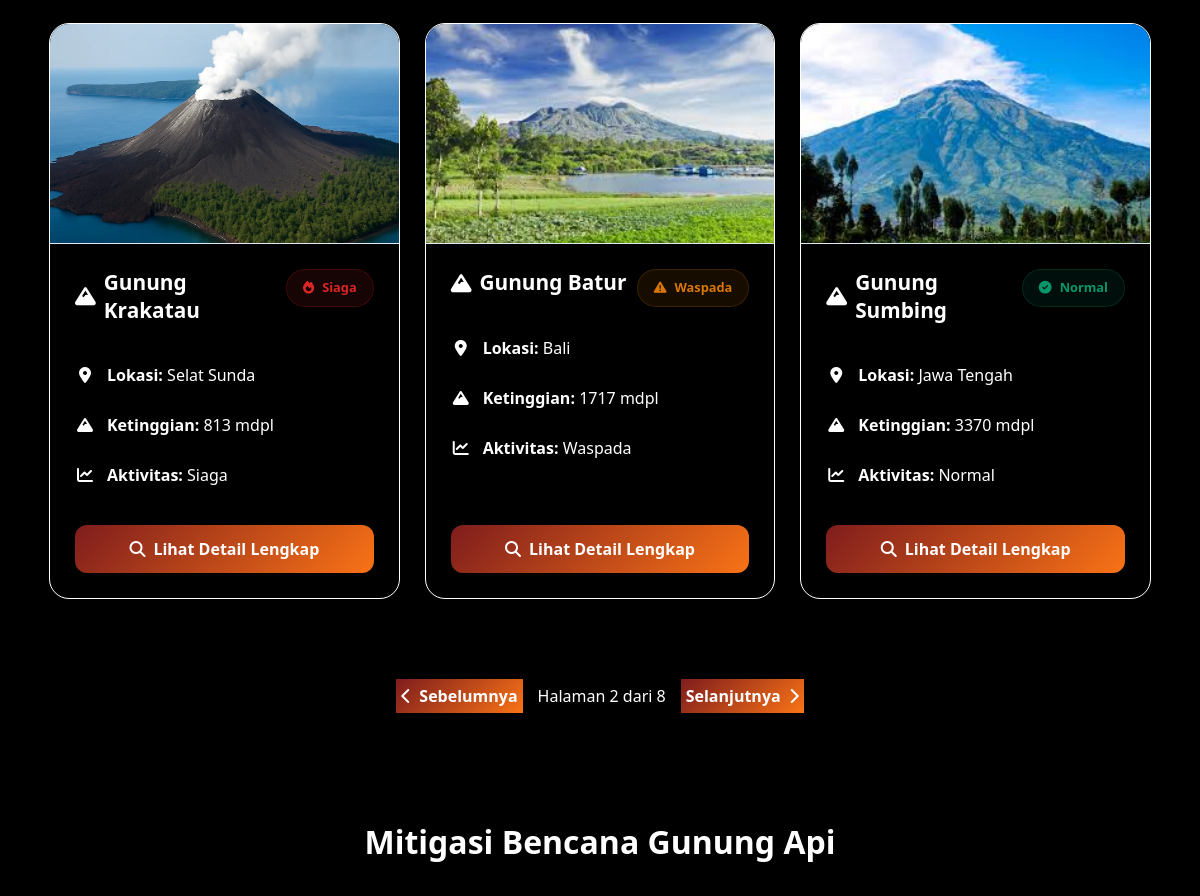
Page /info_gunung.php?page=2 (middle part) on the earlier database version.
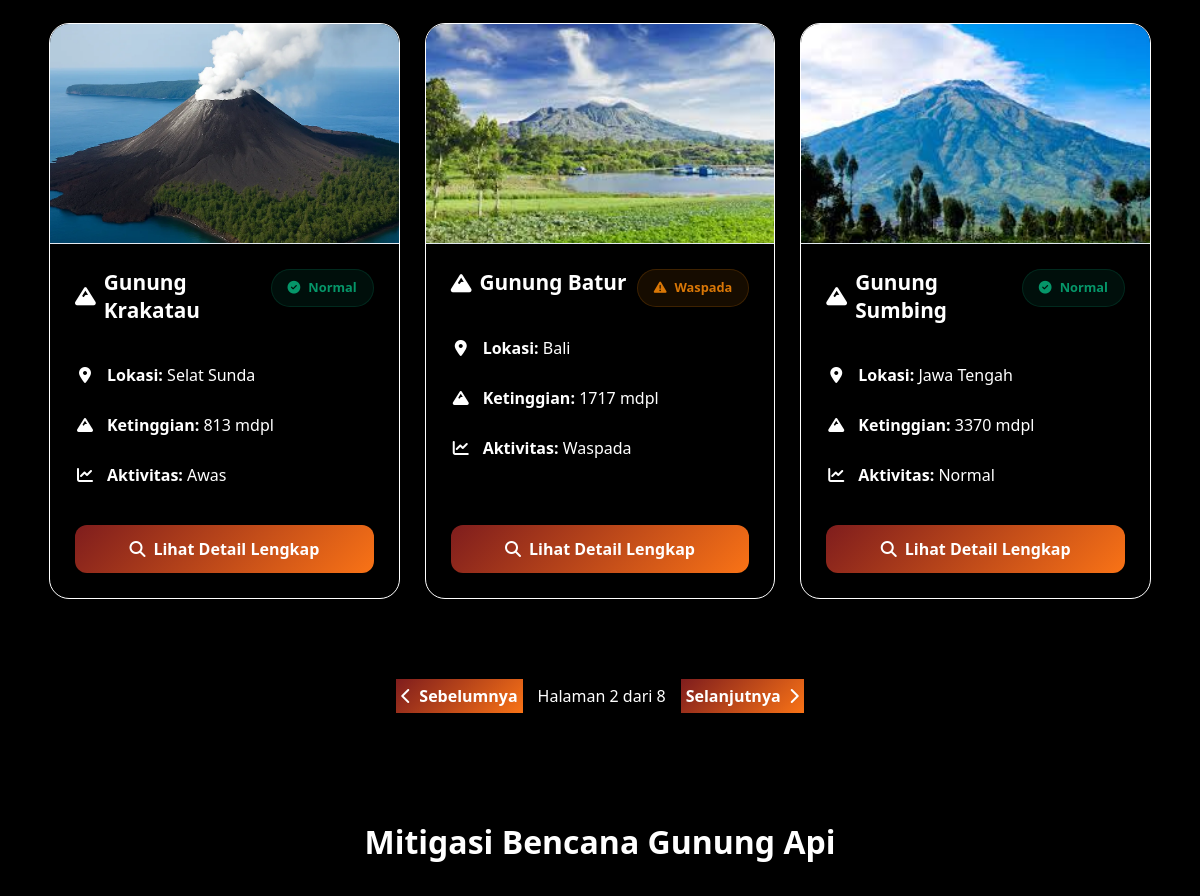
Same page on the later database version.
### tables this page shows
CREATE TABLE `data_gunung` (
  `id` int(11) NOT NULL,
  `nama_gunung` varchar(100) DEFAULT NULL,
  `lokasi` varchar(100) DEFAULT NULL,
  `ketinggian` int(11) DEFAULT NULL,
  `sejarah` text DEFAULT NULL,
  `geologi` text DEFAULT NULL,
  `status` varchar(20) DEFAULT NULL,
  `rekomendasi` text DEFAULT NULL,
  `gambar` varchar(255) DEFAULT NULL,
  `tipe_gunung` varchar(50) DEFAULT NULL,
  `bentuk_gunung` varchar(50) DEFAULT NULL,
  `letusan_terakhir` varchar(100) DEFAULT NULL,
  `suhu_magma` varchar(100) DEFAULT NULL,
  `tipe_batuan` varchar(100) DEFAULT NULL,
  `mineral_dominan` varchar(100) DEFAULT NULL,
  `created_at` timestamp NOT NULL DEFAULT current_timestamp(),
  `update_at` timestamp NOT NULL DEFAULT current_timestamp() ON UPDATE current_timestamp()
);

### info_gunung.php (the view, shortened to what this page needs)
<?php include 'koneksi.php'; ?>
<!DOCTYPE html>
<html lang="id">
<head>
    <link href="https://cdn.jsdelivr.net/npm/bootstrap@5.3.0/dist/css/bootstrap.min.css" rel="stylesheet">
    <link href="https://cdnjs.cloudflare.com/ajax/libs/font-awesome/6.0.0/css/all.min.css" rel="stylesheet">
    <link rel="stylesheet" href="styles_css/informasi_gunung.css">
</head>
<body style="background-color: black;">
    <main class="content-wrapper">
        <div class="volcano-grid-container">
            <div class="volcano-grid" id="volcanoGrid">
                <?php
                $limit = 9;
                $page = isset($_GET['page']) ? (int)$_GET['page'] : 1;
                $offset = ($page - 1) * $limit;
                $total_result = mysqli_query($conn, "SELECT COUNT(*) AS total FROM data_gunung");
                $total_row = mysqli_fetch_assoc($total_result);
                $total_data = $total_row['total'];
                $total_pages = ceil($total_data / $limit);
                $result = mysqli_query($conn, "SELECT * FROM data_gunung LIMIT $limit OFFSET $offset");
                while ($row = mysqli_fetch_assoc($result)) {
                    $status_class = 'tag-normal';
                    $status_icon = 'fas fa-check-circle';
                    $status_text = 'Normal';
                    if (strpos(strtolower($row['status']), 'waspada') !== false) {
                        $status_class = 'tag-waspada';
                        $status_icon = 'fas fa-exclamation-triangle';
                        $status_text = 'Waspada';
                    } elseif (strpos(strtolower($row['status']), 'siaga') !== false) {
                        $status_class = 'tag-siaga';
                        $status_icon = 'fas fa-fire';
                        $status_text = 'Siaga';
                    }
                ?>
                    <div class="volcano-card" data-name="<?php echo strtolower($row['nama_gunung']); ?>" data-location="<?php echo strtolower($row['lokasi']); ?>" data-status="<?php echo strtolower($status_text); ?>">
                        <img src="image/<?php echo $row['gambar']; ?>" class="volcano-image" alt="<?php echo $row['nama_gunung']; ?>">
                        <div class="volcano-content">
                            <div class="d-flex justify-content-between align-items-start mb-3">
                                <h3 class="volcano-name">
                                    <i class="fas fa-mountain"></i><?php echo $row['nama_gunung']; ?>
                                </h3>
                                <span class="status-tag <?php echo $status_class; ?>">
                                    <i class="<?php echo $status_icon; ?>"></i><?php echo $status_text; ?>
                                </span>
                            </div>
                            <div class="volcano-info">
                                <div class="info-item">
                                    <div class="info-icon">
                                        <i class="fas fa-map-marker-alt"></i>
                                    </div>
                                    <div>
                                        <strong>Lokasi:</strong> <?php echo $row['lokasi']; ?>
                                    </div>
                                </div>
                                <div class="info-item">
                                    <div class="info-icon">
                                        <i class="fas fa-mountain"></i>
                                    </div>
                                    <div>
                                        <strong>Ketinggian:</strong> <?php echo $row['ketinggian']; ?> mdpl
                                    </div>
                                </div>
                                <div class="info-item">
                                    <div class="info-icon">
                                        <i class="fas fa-chart-line"></i>
                                    </div>
                                    <div>
                                        <strong>Aktivitas:</strong> <?php echo $row['status']; ?>
                                    </div>
                                </div>
                            </div>
                            <a href="detail_gunung.php?id=<?php echo $row['id']; ?>" class="btn-detail">
                                <i class="fas fa-search"></i>Lihat Detail Lengkap
                            </a>
                        </div>
                    </div>
                <?php } ?>
            </div>
            <div class="pagination-container">
                <?php if ($page > 1): ?>
                    <a href="?page=<?php echo $page - 1; ?>" class="pagination-btn prev">
                        <i class="fas fa-chevron-left"></i> Sebelumnya
                    </a>
                <?php endif; ?>
                <span class="pagination-info">
                    Halaman <?php echo $page; ?> dari <?php echo $total_pages; ?>
                </span>
                <?php if ($page < $total_pages): ?>
                    <a href="?page=<?php echo $page + 1; ?>" class="pagination-btn next">
                        Selanjutnya <i class="fas fa-chevron-right"></i>
                    </a>
                <?php endif; ?>
            </div>
        </div>
        <section class="mitigation-section" id="mitigation">
            <div class="container">
                <h2 class="section-title">Mitigasi Bencana Gunung Api</h2>
        </section>
    </main>
</body>
</html>

### styles_css/informasi_gunung.css (style rules this page uses)
:root { --primary-red: #991b1b; --primary-dark: #7f1d1d; --secondary-red: #dc2626; --accent-orange: #f97316; --accent-amber: #d97706; --bg-light: #f8fafc; --bg-white: #ffffff; --text-primary: #1e293b; --text-secondary: #64748b; --border-color: #e2e8f0; --danger: #dc2626; --warning: #d97706; --success: #059669; --shadow-sm: 0 1px 3px rgba(0, 0, 0, 0.1); --shadow-md: 0 4px 6px rgba(0, 0, 0, 0.1); --shadow-lg: 0 10px 25px rgba(0, 0, 0, 0.15); }
body { background: linear-gradient( 135deg, #7f1d1d 0%, #991b1b 30%, #b91c1c 60%, #dc2626 100% ); background-attachment: fixed; min-height: 100vh; position: relative; color: var(--text-primary); font-family: "Segoe UI", Tahoma, Geneva, Verdana, sans-serif; }
body::before { content: ""; position: fixed; bottom: 0; left: 0; right: 0; height: 400px; z-index: 0; pointer-events: none; }
.content-wrapper { max-width: 1200px; margin: 2rem auto; padding: 1.5rem; position: relative; z-index: 1; }
.section-title { color: white; text-align: center; font-size: 2rem; font-weight: 700; padding-bottom: 30px; text-shadow: 2px 2px 4px rgba(0, 0, 0, 0.3); }
.info-item { display: flex; align-items: center; gap: 12px; margin-bottom: 10px; padding: 8px 0; }
.info-icon { width: 20px; text-align: center; color: var(--primary); }
.status-tag { display: inline-flex; align-items: center; gap: 8px; padding: 8px 16px; border-radius: 20px; font-weight: 700; font-size: 0.8rem; white-space: nowrap; }
.tag-normal { background: rgba(5, 150, 105, 0.1); color: var(--success); border: 1px solid rgba(5, 150, 105, 0.2); }
.tag-waspada { background: rgba(217, 119, 6, 0.1); color: var(--warning); border: 1px solid rgba(217, 119, 6, 0.2); }
.btn-detail { background: linear-gradient( 135deg, var(--primary-dark), var(--accent-orange) ); color: white; border: none; padding: 12px 28px; border-radius: 12px; font-weight: 600; width: 100%; transition: all 0.3s ease; display: flex; align-items: center; justify-content: center; gap: 8px; text-decoration: none; }
.volcano-grid-container { width: 100%; max-width: 2100px; margin: 0 auto; padding: 0 25px; height: auto; }
.volcano-grid { display: grid; grid-template-columns: repeat(4, 1fr); gap: 25px; margin-bottom: 80px; }
@media (max-width: 1400px) { .volcano-grid { grid-template-columns: repeat(3, 1fr); } }
.volcano-card { background: transparent; border-radius: 20px; overflow: hidden; transition: all 0.4s ease; border: 1px solid rgba(255, 255, 255, 1); height: 100%; display: flex; flex-direction: column; }
.volcano-image { height: 220px; width: 100%; object-fit: cover; border-bottom: 1px solid #e2e8f0; }
.volcano-content { color: white; padding: 25px; flex: 1; display: flex; flex-direction: column; }
.volcano-name { font-size: 1.3rem; font-weight: 700; color: var(--dark); margin-bottom: 15px; display: flex; align-items: center; gap: 8px; line-height: 1.3; }
.volcano-info { color: var(--gray); margin-bottom: 20px; flex: 1; }
.mitigation-section { padding: 80px 0; background: var(--light); }
.pagination-container { display: flex; justify-content: center; align-items: center; gap: 15px; margin: 30px 0; }
.pagination-btn { background: linear-gradient( 135deg, var(--primary-dark), var(--accent-orange) ); color: white; padding: 5px; border-radius: var(--radius); text-decoration: none; font-weight: 600; transition: var(--transition); display: flex; align-items: center; gap: 8px; }
.pagination-info { color: white; font-weight: 500; }
.tag-siaga { background: rgba(220, 38, 38, 0.1); color: var(--danger); border: 1px solid rgba(220, 38, 38, 0.2); }

### styles_css/footer.css (style rules this page uses)
body { display: flex; flex-direction: column; overflow-x: hidden; background: #F5F7FA; min-height: 100vh; margin: 0; }

Differences in the rows shown:
changed data_gunung "Gunung Krakatau": status "Siaga" → "Normal"; status "Siaga" → "Awas"
